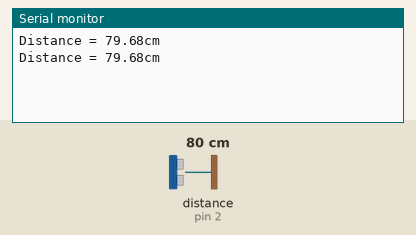
This sketch was run on a simulated Arduino Uno, built with avr-gcc and run on an emulated ATmega328P. Parts: the last lines printed to the serial monitor. Wiring (inferred from the names in the program): ultrasonic range finder: trigger pin 3; echo pin 2. The inputs (shaded band) are chosen by the test bench; at power-on: distance to the obstacle (sensor on pin 2) 80 cm. The echo pulse lasts 58.3 µs per cm.

Above: at 1.6 s.
1.7 s: distance to the obstacle (sensor on pin 2) set to 4 cm
At 1.7 s:
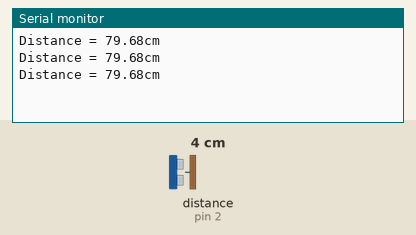
3.2 s: distance to the obstacle (sensor on pin 2) set to 2 cm
At 3.47 s:
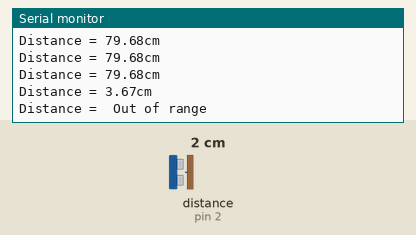

Measured:
- the behaviour switches between 3 and 2 cm on distance to the obstacle (sensor on pin 2) (found by bisection; images 1 and 2)
- after the input at 3.2 s, the serial monitor: prints a new line at once (image 2)

The sketch:

Labo07_Oefening1_Nicholas.ino
```cpp
const int echoPin = 2;
const int trigPin = 3;

long duration;
float distance;
void setup() {
  // put your setup code here, to run once:
  pinMode(trigPin, OUTPUT);
  pinMode(echoPin, INPUT);
  Serial.begin(9600);

}

void loop() {
  // put your main code here, to run repeatedly:
  digitalWrite(trigPin, LOW);
  delayMicroseconds(2);
  digitalWrite(trigPin, HIGH);
  delayMicroseconds(10);
  digitalWrite(trigPin, LOW);

  duration = pulseIn(echoPin, HIGH);
  //distance = ( duration / 29 ) / 2;
  distance = (duration / 2) * 0.0343;

  Serial.print("Distance = ");
  if (distance >= 400 || distance <= 2)
  {
    Serial.println(" Out of range");
  }
  else
  {
    Serial.print(distance);
    Serial.println("cm");
    delay(400);
  }
  delay(400);


}
```
